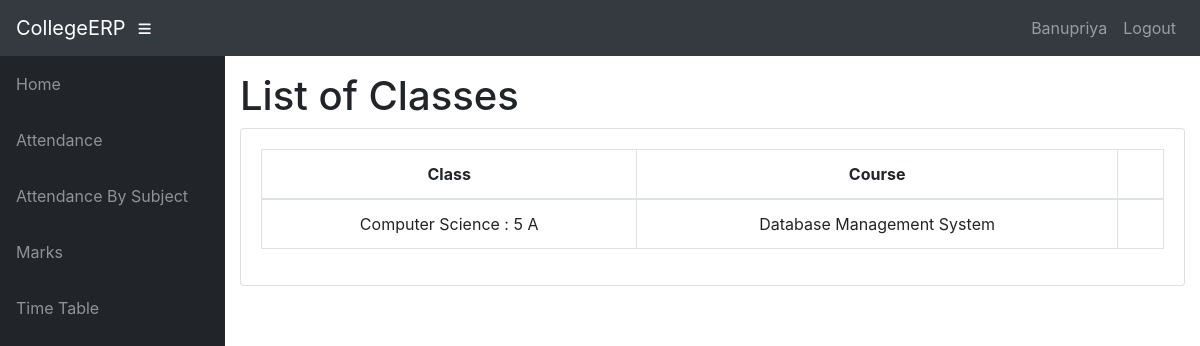
Page /teacher/CS01/4/Classes/ (signed in) on the committed database.
### info/models.py (models this page shows, shortened)
class User(AbstractUser):
    @property
    def is_student(self):
        if hasattr(self, 'student'):
            return True
        return False

class Student(models.Model):
    user = models.OneToOneField(User, on_delete=models.CASCADE, null=True)
    class_id = models.ForeignKey(Class, on_delete=models.CASCADE, default=1)
    USN = models.CharField(primary_key='True', max_length=100)
    name = models.CharField(max_length=200)
    sex = models.CharField(max_length=50, choices=sex_choice, default='Male')
    DOB = models.DateField(default='1998-01-01')

class Assign(models.Model):
    class_id = models.ForeignKey(Class, on_delete=models.CASCADE)
    course = models.ForeignKey(Course, on_delete=models.CASCADE)
    teacher = models.ForeignKey(Teacher, on_delete=models.CASCADE)
    class Meta:
        unique_together = (('course', 'class_id', 'teacher'),)

class Class(models.Model):
    id = models.CharField(primary_key='True', max_length=100)
    dept = models.ForeignKey(Dept, on_delete=models.CASCADE)
    section = models.CharField(max_length=100)
    sem = models.IntegerField()
    class Meta:
        verbose_name_plural = 'classes'
    def __str__(self):
        d = Dept.objects.get(name=self.dept)
        return '%s : %d %s' % (d.name, self.sem, self.section)

class Dept(models.Model):
    id = models.CharField(primary_key='True', max_length=100)
    name = models.CharField(max_length=200)
    def __str__(self):
        return self.name

class Course(models.Model):
    dept = models.ForeignKey(Dept, on_delete=models.CASCADE)
    id = models.CharField(primary_key='True', max_length=50)
    name = models.CharField(max_length=50)
    shortname = models.CharField(max_length=50, default='X')
    def __str__(self):
        return self.name

### info/views.py (the view)
# urls.py: path('teacher/<slug:teacher_id>/<int:choice>/Classes/', views.t_clas, name='t_clas'),
@login_required
def t_clas(request, teacher_id, choice):
    teacher1 = get_object_or_404(Teacher, id=teacher_id)
    return render(request, 'info/t_clas.html', {'teacher1': teacher1, 'choice': choice})

### info/templates/info/t_clas.html (shortened to what this page needs)
{% extends 'info/base.html' %}
{% block content %}
    <h1>List of Classes</h1>
    <div class="card mb-3">
            <div class="card-body">
              <div class="table-responsive">
                <table class="table table-bordered text-center" id="dataTable" width="100%" cellspacing="0">
                  <thead>
                    <tr>
                        <th>Class</th>
                        <th>Course</th>
                        <th></th>
                    </tr>
                  </thead>
                  <tbody>
                    {% for ass in teacher1.assign_set.all %}
                    <tr>
                        <td>{{ ass.class_id }}</td>
                        <td>{{ ass.course }}</td>
                        <td>
                        </td>
                    </tr>
                    {% empty %}
                            <p>teacher has no courses</p>
                    {% endfor %}
                  </tbody>
                </table>
              </div>
    </div>
{% endblock %}

### info/templates/info/base.html (shortened to what this page needs)
<!DOCTYPE html>
<html lang="en">
  <head>
      {% load static %}
    <link href="{% static '/info/bootstrap/vendor/bootstrap/css/bootstrap.min.css' %}" rel="stylesheet">
    <link href="{% static '/info/bootstrap/vendor/fontawesome-free/css/all.min.css' %}" rel="stylesheet" type="text/css">
    <link href="{% static '/info/bootstrap/vendor/datatables/dataTables.bootstrap4.css' %}" rel="stylesheet">
    <link href="{% static '/info/bootstrap/css/sb-admin.css' %}" rel="stylesheet">
  </head>
  <body id="page-top">
    <nav class="navbar navbar-expand navbar-dark bg-dark static-top">
      <a class="navbar-brand mr-1" href="{% url 'index' %}">CollegeERP</a>
      <button class="btn btn-link btn-sm text-white order-1 order-sm-0" id="sidebarToggle" href="#">
        <i class="fas fa-bars"></i>
      </button>
        <div class="collapse navbar-collapse" id="navbarResponsive">
          <ul class="navbar-nav ml-auto">
            <li class="nav-item">
                {% if request.user.is_student %}
                    <a class="nav-link text-capitalize">{{ request.user.student.name }}</a>
                {% elif request.user.is_teacher %}
                    <a class="nav-link text-capitalize">{{ request.user.teacher.name }}</a>
                {% endif %}
            </li>
            <li class="nav-item">
                <a class="nav-link" href="#" data-toggle="modal" data-target="#logoutModal">Logout</a>
            </li>
          </ul>
        </div>
    </nav>
    <div id="wrapper">
      <ul class="sidebar navbar-nav">
            <li class="nav-item">
              <a class="nav-link" href="{% url 'index' %}">
                <span>Home</span>
              </a>
            </li>
        {% if request.user.is_student %}
            <li class="nav-item">
              <a class="nav-link" href="{% url 'attendance' request.user.student.USN %}">
                <span>Attendance</span>
              </a>
            </li>
            <li class="nav-item">
              <a class="nav-link" href="{% url 'attendance' request.user.student.USN %}">
                <span>Attendance By Subject</span>
              </a>
            </li>
            <li class="nav-item">
              <a class="nav-link" href="{% url 'marks_list' request.user.student.USN %}">
                <span>Marks</span>
              </a>
            </li>
              <li class="nav-item">
              <a class="nav-link" href="{% url 'timetable' request.user.student.class_id_id %}">
                <span>Time Table</span>
              </a>
            </li>
        {% endif %}
      </ul>
      <div id="content-wrapper">
        <div class="container-fluid">
            {% block content %}
            {% endblock %}
        </div>
      </div>
    </div>
  </body>
</html>

### rows in the picture
User: user.student.name "Banupriya"
Assign: class_id "Computer Science : 5 A", course "Database Management System"
